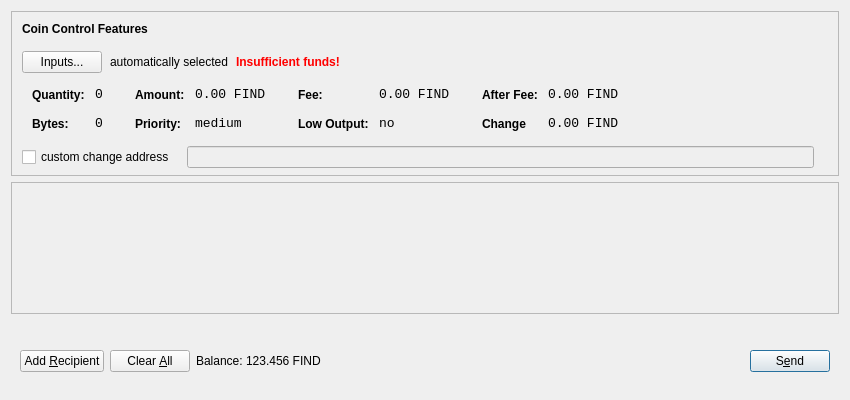
<?xml version="1.0" encoding="UTF-8"?>
<ui version="4.0">
 <class>SendCoinsDialog</class>
 <widget class="QDialog" name="SendCoinsDialog">
  <property name="geometry">
   <rect>
    <x>0</x>
    <y>0</y>
    <width>850</width>
    <height>400</height>
   </rect>
  </property>
  <property name="windowTitle">
   <string>Send Coins</string>
  </property>
  <layout class="QVBoxLayout" name="verticalLayout" stretch="0,1,0">
   <property name="bottomMargin">
    <number>8</number>
   </property>
   <item>
    <widget class="QFrame" name="frameCoinControl">
     <property name="sizePolicy">
      <sizepolicy hsizetype="Expanding" vsizetype="Expanding">
       <horstretch>0</horstretch>
       <verstretch>0</verstretch>
      </sizepolicy>
     </property>
     <property name="maximumSize">
      <size>
       <width>16777215</width>
       <height>16777215</height>
      </size>
     </property>
     <property name="frameShape">
      <enum>QFrame::StyledPanel</enum>
     </property>
     <property name="frameShadow">
      <enum>QFrame::Sunken</enum>
     </property>
     <layout class="QVBoxLayout" name="verticalLayoutCoinControl2">
      <property name="spacing">
       <number>6</number>
      </property>
      <property name="leftMargin">
       <number>0</number>
      </property>
      <property name="topMargin">
       <number>0</number>
      </property>
      <property name="rightMargin">
       <number>0</number>
      </property>
      <property name="bottomMargin">
       <number>6</number>
      </property>
      <item>
       <layout class="QVBoxLayout" name="verticalLayoutCoinControl" stretch="0,0,0,0,1">
        <property name="spacing">
         <number>0</number>
        </property>
        <property name="leftMargin">
         <number>10</number>
        </property>
        <property name="topMargin">
         <number>10</number>
        </property>
        <item>
         <layout class="QHBoxLayout" name="horizontalLayoutCoinControl1">
          <property name="bottomMargin">
           <number>15</number>
          </property>
          <item>
           <widget class="QLabel" name="labelCoinControlFeatures">
            <property name="sizePolicy">
             <sizepolicy hsizetype="Preferred" vsizetype="Maximum">
              <horstretch>0</horstretch>
              <verstretch>0</verstretch>
             </sizepolicy>
            </property>
            <property name="font">
             <font>
              <weight>75</weight>
              <bold>true</bold>
             </font>
            </property>
            <property name="styleSheet">
             <string notr="true">font-weight:bold;</string>
            </property>
            <property name="text">
             <string>Coin Control Features</string>
            </property>
           </widget>
          </item>
         </layout>
        </item>
        <item>
         <layout class="QHBoxLayout" name="horizontalLayoutCoinControl2" stretch="0,0,0,0">
          <property name="spacing">
           <number>8</number>
          </property>
          <property name="bottomMargin">
           <number>10</number>
          </property>
          <item>
           <widget class="QPushButton" name="pushButtonCoinControl">
            <property name="styleSheet">
             <string notr="true"/>
            </property>
            <property name="text">
             <string>Inputs...</string>
            </property>
           </widget>
          </item>
          <item>
           <widget class="QLabel" name="labelCoinControlAutomaticallySelected">
            <property name="text">
             <string>automatically selected</string>
            </property>
            <property name="margin">
             <number>5</number>
            </property>
           </widget>
          </item>
          <item>
           <widget class="QLabel" name="labelCoinControlInsuffFunds">
            <property name="font">
             <font>
              <weight>75</weight>
              <bold>true</bold>
             </font>
            </property>
            <property name="styleSheet">
             <string notr="true">color:red;font-weight:bold;</string>
            </property>
            <property name="text">
             <string>Insufficient funds!</string>
            </property>
            <property name="margin">
             <number>5</number>
            </property>
           </widget>
          </item>
          <item>
           <spacer name="horizontalSpacerCoinControl">
            <property name="orientation">
             <enum>Qt::Horizontal</enum>
            </property>
            <property name="sizeHint" stdset="0">
             <size>
              <width>40</width>
              <height>1</height>
             </size>
            </property>
           </spacer>
          </item>
         </layout>
        </item>
        <item>
         <widget class="QWidget" name="widgetCoinControl" native="true">
          <property name="sizePolicy">
           <sizepolicy hsizetype="Preferred" vsizetype="Preferred">
            <horstretch>0</horstretch>
            <verstretch>0</verstretch>
           </sizepolicy>
          </property>
          <property name="minimumSize">
           <size>
            <width>0</width>
            <height>0</height>
           </size>
          </property>
          <property name="styleSheet">
           <string notr="true"/>
          </property>
          <layout class="QHBoxLayout" name="horizontalLayoutCoinControl5">
           <property name="leftMargin">
            <number>0</number>
           </property>
           <property name="topMargin">
            <number>0</number>
           </property>
           <property name="rightMargin">
            <number>0</number>
           </property>
           <property name="bottomMargin">
            <number>0</number>
           </property>
           <item>
            <layout class="QHBoxLayout" name="horizontalLayoutCoinControl3" stretch="0,0,0,1">
             <property name="spacing">
              <number>20</number>
             </property>
             <property name="topMargin">
              <number>0</number>
             </property>
             <property name="bottomMargin">
              <number>10</number>
             </property>
             <item>
              <layout class="QFormLayout" name="formLayoutCoinControl1">
               <property name="horizontalSpacing">
                <number>10</number>
               </property>
               <property name="verticalSpacing">
                <number>14</number>
               </property>
               <property name="leftMargin">
                <number>10</number>
               </property>
               <property name="topMargin">
                <number>4</number>
               </property>
               <property name="rightMargin">
                <number>6</number>
               </property>
               <item row="0" column="0">
                <widget class="QLabel" name="labelCoinControlQuantityText">
                 <property name="styleSheet">
                  <string notr="true">font-weight:bold;</string>
                 </property>
                 <property name="text">
                  <string>Quantity:</string>
                 </property>
                 <property name="margin">
                  <number>0</number>
                 </property>
                </widget>
               </item>
               <item row="0" column="1">
                <widget class="QLabel" name="labelCoinControlQuantity">
                 <property name="font">
                  <font>
                   <family>Monospace</family>
                   <pointsize>10</pointsize>
                  </font>
                 </property>
                 <property name="cursor">
                  <cursorShape>IBeamCursor</cursorShape>
                 </property>
                 <property name="contextMenuPolicy">
                  <enum>Qt::ActionsContextMenu</enum>
                 </property>
                 <property name="text">
                  <string>0</string>
                 </property>
                 <property name="margin">
                  <number>0</number>
                 </property>
                 <property name="textInteractionFlags">
                  <set>Qt::LinksAccessibleByMouse|Qt::TextSelectableByKeyboard|Qt::TextSelectableByMouse</set>
                 </property>
                </widget>
               </item>
               <item row="1" column="0">
                <widget class="QLabel" name="labelCoinControlBytesText">
                 <property name="styleSheet">
                  <string notr="true">font-weight:bold;</string>
                 </property>
                 <property name="text">
                  <string>Bytes:</string>
                 </property>
                </widget>
               </item>
               <item row="1" column="1">
                <widget class="QLabel" name="labelCoinControlBytes">
                 <property name="font">
                  <font>
                   <family>Monospace</family>
                   <pointsize>10</pointsize>
                  </font>
                 </property>
                 <property name="cursor">
                  <cursorShape>IBeamCursor</cursorShape>
                 </property>
                 <property name="contextMenuPolicy">
                  <enum>Qt::ActionsContextMenu</enum>
                 </property>
                 <property name="text">
                  <string>0</string>
                 </property>
                 <property name="textInteractionFlags">
                  <set>Qt::LinksAccessibleByMouse|Qt::TextSelectableByKeyboard|Qt::TextSelectableByMouse</set>
                 </property>
                </widget>
               </item>
              </layout>
             </item>
             <item>
              <layout class="QFormLayout" name="formLayoutCoinControl2">
               <property name="horizontalSpacing">
                <number>10</number>
               </property>
               <property name="verticalSpacing">
                <number>14</number>
               </property>
               <property name="leftMargin">
                <number>6</number>
               </property>
               <property name="topMargin">
                <number>4</number>
               </property>
               <property name="rightMargin">
                <number>6</number>
               </property>
               <item row="0" column="0">
                <widget class="QLabel" name="labelCoinControlAmountText">
                 <property name="styleSheet">
                  <string notr="true">font-weight:bold;</string>
                 </property>
                 <property name="text">
                  <string>Amount:</string>
                 </property>
                 <property name="margin">
                  <number>0</number>
                 </property>
                </widget>
               </item>
               <item row="0" column="1">
                <widget class="QLabel" name="labelCoinControlAmount">
                 <property name="font">
                  <font>
                   <family>Monospace</family>
                   <pointsize>10</pointsize>
                  </font>
                 </property>
                 <property name="cursor">
                  <cursorShape>IBeamCursor</cursorShape>
                 </property>
                 <property name="contextMenuPolicy">
                  <enum>Qt::ActionsContextMenu</enum>
                 </property>
                 <property name="text">
                  <string>0.00 FIND</string>
                 </property>
                 <property name="textInteractionFlags">
                  <set>Qt::LinksAccessibleByMouse|Qt::TextSelectableByKeyboard|Qt::TextSelectableByMouse</set>
                 </property>
                </widget>
               </item>
               <item row="1" column="0">
                <widget class="QLabel" name="labelCoinControlPriorityText">
                 <property name="styleSheet">
                  <string notr="true">font-weight:bold;</string>
                 </property>
                 <property name="text">
                  <string>Priority:</string>
                 </property>
                </widget>
               </item>
               <item row="1" column="1">
                <widget class="QLabel" name="labelCoinControlPriority">
                 <property name="font">
                  <font>
                   <family>Monospace</family>
                   <pointsize>10</pointsize>
                  </font>
                 </property>
                 <property name="cursor">
                  <cursorShape>IBeamCursor</cursorShape>
                 </property>
                 <property name="contextMenuPolicy">
                  <enum>Qt::ActionsContextMenu</enum>
                 </property>
                 <property name="text">
                  <string>medium</string>
                 </property>
                 <property name="textInteractionFlags">
                  <set>Qt::LinksAccessibleByMouse|Qt::TextSelectableByKeyboard|Qt::TextSelectableByMouse</set>
                 </property>
                </widget>
               </item>
              </layout>
             </item>
             <item>
              <layout class="QFormLayout" name="formLayoutCoinControl3">
               <property name="horizontalSpacing">
                <number>10</number>
               </property>
               <property name="verticalSpacing">
                <number>14</number>
               </property>
               <property name="leftMargin">
                <number>6</number>
               </property>
               <property name="topMargin">
                <number>4</number>
               </property>
               <property name="rightMargin">
                <number>6</number>
               </property>
               <item row="0" column="0">
                <widget class="QLabel" name="labelCoinControlFeeText">
                 <property name="styleSheet">
                  <string notr="true">font-weight:bold;</string>
                 </property>
                 <property name="text">
                  <string>Fee:</string>
                 </property>
                 <property name="margin">
                  <number>0</number>
                 </property>
                </widget>
               </item>
               <item row="0" column="1">
                <widget class="QLabel" name="labelCoinControlFee">
                 <property name="font">
                  <font>
                   <family>Monospace</family>
                   <pointsize>10</pointsize>
                  </font>
                 </property>
                 <property name="cursor">
                  <cursorShape>IBeamCursor</cursorShape>
                 </property>
                 <property name="contextMenuPolicy">
                  <enum>Qt::ActionsContextMenu</enum>
                 </property>
                 <property name="text">
                  <string>0.00 FIND</string>
                 </property>
                 <property name="textInteractionFlags">
                  <set>Qt::LinksAccessibleByMouse|Qt::TextSelectableByKeyboard|Qt::TextSelectableByMouse</set>
                 </property>
                </widget>
               </item>
               <item row="1" column="0">
                <widget class="QLabel" name="labelCoinControlLowOutputText">
                 <property name="styleSheet">
                  <string notr="true">font-weight:bold;</string>
                 </property>
                 <property name="text">
                  <string>Low Output:</string>
                 </property>
                </widget>
               </item>
               <item row="1" column="1">
                <widget class="QLabel" name="labelCoinControlLowOutput">
                 <property name="font">
                  <font>
                   <family>Monospace</family>
                   <pointsize>10</pointsize>
                  </font>
                 </property>
                 <property name="cursor">
                  <cursorShape>IBeamCursor</cursorShape>
                 </property>
                 <property name="contextMenuPolicy">
                  <enum>Qt::ActionsContextMenu</enum>
                 </property>
                 <property name="text">
                  <string>no</string>
                 </property>
                 <property name="textInteractionFlags">
                  <set>Qt::LinksAccessibleByMouse|Qt::TextSelectableByKeyboard|Qt::TextSelectableByMouse</set>
                 </property>
                </widget>
               </item>
              </layout>
             </item>
             <item>
              <layout class="QFormLayout" name="formLayoutCoinControl4">
               <property name="horizontalSpacing">
                <number>10</number>
               </property>
               <property name="verticalSpacing">
                <number>14</number>
               </property>
               <property name="leftMargin">
                <number>6</number>
               </property>
               <property name="topMargin">
                <number>4</number>
               </property>
               <property name="rightMargin">
                <number>6</number>
               </property>
               <item row="0" column="0">
                <widget class="QLabel" name="labelCoinControlAfterFeeText">
                 <property name="styleSheet">
                  <string notr="true">font-weight:bold;</string>
                 </property>
                 <property name="text">
                  <string>After Fee:</string>
                 </property>
                 <property name="margin">
                  <number>0</number>
                 </property>
                </widget>
               </item>
               <item row="0" column="1">
                <widget class="QLabel" name="labelCoinControlAfterFee">
                 <property name="font">
                  <font>
                   <family>Monospace</family>
                   <pointsize>10</pointsize>
                  </font>
                 </property>
                 <property name="cursor">
                  <cursorShape>IBeamCursor</cursorShape>
                 </property>
                 <property name="contextMenuPolicy">
                  <enum>Qt::ActionsContextMenu</enum>
                 </property>
                 <property name="text">
                  <string>0.00 FIND</string>
                 </property>
                 <property name="textInteractionFlags">
                  <set>Qt::LinksAccessibleByMouse|Qt::TextSelectableByKeyboard|Qt::TextSelectableByMouse</set>
                 </property>
                </widget>
               </item>
               <item row="1" column="0">
                <widget class="QLabel" name="labelCoinControlChangeText">
                 <property name="styleSheet">
                  <string notr="true">font-weight:bold;</string>
                 </property>
                 <property name="text">
                  <string>Change</string>
                 </property>
                </widget>
               </item>
               <item row="1" column="1">
                <widget class="QLabel" name="labelCoinControlChange">
                 <property name="font">
                  <font>
                   <family>Monospace</family>
                   <pointsize>10</pointsize>
                  </font>
                 </property>
                 <property name="cursor">
                  <cursorShape>IBeamCursor</cursorShape>
                 </property>
                 <property name="contextMenuPolicy">
                  <enum>Qt::ActionsContextMenu</enum>
                 </property>
                 <property name="text">
                  <string>0.00 FIND</string>
                 </property>
                 <property name="textInteractionFlags">
                  <set>Qt::LinksAccessibleByMouse|Qt::TextSelectableByKeyboard|Qt::TextSelectableByMouse</set>
                 </property>
                </widget>
               </item>
              </layout>
             </item>
            </layout>
           </item>
          </layout>
         </widget>
        </item>
        <item>
         <layout class="QHBoxLayout" name="horizontalLayoutCoinControl4" stretch="0,0,0">
          <property name="spacing">
           <number>12</number>
          </property>
          <property name="sizeConstraint">
           <enum>QLayout::SetDefaultConstraint</enum>
          </property>
          <property name="topMargin">
           <number>5</number>
          </property>
          <property name="rightMargin">
           <number>5</number>
          </property>
          <item>
           <widget class="QCheckBox" name="checkBoxCoinControlChange">
            <property name="text">
             <string>custom change address</string>
            </property>
           </widget>
          </item>
          <item>
           <widget class="QLineEdit" name="lineEditCoinControlChange">
            <property name="enabled">
             <bool>false</bool>
            </property>
            <property name="sizePolicy">
             <sizepolicy hsizetype="Expanding" vsizetype="Fixed">
              <horstretch>0</horstretch>
              <verstretch>0</verstretch>
             </sizepolicy>
            </property>
           </widget>
          </item>
          <item>
           <widget class="QLabel" name="labelCoinControlChangeLabel">
            <property name="sizePolicy">
             <sizepolicy hsizetype="Preferred" vsizetype="Expanding">
              <horstretch>0</horstretch>
              <verstretch>0</verstretch>
             </sizepolicy>
            </property>
            <property name="minimumSize">
             <size>
              <width>0</width>
              <height>0</height>
             </size>
            </property>
            <property name="text">
             <string/>
            </property>
            <property name="margin">
             <number>3</number>
            </property>
           </widget>
          </item>
         </layout>
        </item>
        <item>
         <spacer name="verticalSpacerCoinControl">
          <property name="orientation">
           <enum>Qt::Vertical</enum>
          </property>
          <property name="sizeHint" stdset="0">
           <size>
            <width>800</width>
            <height>1</height>
           </size>
          </property>
         </spacer>
        </item>
       </layout>
      </item>
     </layout>
    </widget>
   </item>
   <item>
    <widget class="QScrollArea" name="scrollArea">
     <property name="widgetResizable">
      <bool>true</bool>
     </property>
     <widget class="QWidget" name="scrollAreaWidgetContents">
      <property name="geometry">
       <rect>
        <x>0</x>
        <y>0</y>
        <width>830</width>
        <height>104</height>
       </rect>
      </property>
      <layout class="QVBoxLayout" name="verticalLayout_2">
       <property name="leftMargin">
        <number>0</number>
       </property>
       <property name="topMargin">
        <number>0</number>
       </property>
       <property name="rightMargin">
        <number>0</number>
       </property>
       <property name="bottomMargin">
        <number>0</number>
       </property>
       <item>
        <layout class="QVBoxLayout" name="entries">
         <property name="spacing">
          <number>6</number>
         </property>
        </layout>
       </item>
       <item>
        <spacer name="verticalSpacer">
         <property name="orientation">
          <enum>Qt::Vertical</enum>
         </property>
         <property name="sizeHint" stdset="0">
          <size>
           <width>20</width>
           <height>40</height>
          </size>
         </property>
        </spacer>
       </item>
      </layout>
     </widget>
    </widget>
   </item>
   <item>
    <widget class="QWidget" name="buttonBar" native="true">
     <layout class="QHBoxLayout" name="horizontalLayout">
      <property name="leftMargin">
       <number>9</number>
      </property>
      <property name="topMargin">
       <number>30</number>
      </property>
      <property name="rightMargin">
       <number>9</number>
      </property>
      <property name="bottomMargin">
       <number>20</number>
      </property>
      <item>
       <widget class="QPushButton" name="addButton">
        <property name="maximumSize">
         <size>
          <width>136</width>
          <height>36</height>
         </size>
        </property>
        <property name="toolTip">
         <string>Send to multiple recipients at once</string>
        </property>
        <property name="text">
         <string>Add &amp;Recipient</string>
        </property>
        <property name="autoDefault">
         <bool>false</bool>
        </property>
       </widget>
      </item>
      <item>
       <widget class="QPushButton" name="clearButton">
        <property name="sizePolicy">
         <sizepolicy hsizetype="Minimum" vsizetype="Fixed">
          <horstretch>0</horstretch>
          <verstretch>0</verstretch>
         </sizepolicy>
        </property>
        <property name="maximumSize">
         <size>
          <width>100</width>
          <height>36</height>
         </size>
        </property>
        <property name="toolTip">
         <string>Remove all transaction fields</string>
        </property>
        <property name="text">
         <string>Clear &amp;All</string>
        </property>
        <property name="autoRepeatDelay">
         <number>300</number>
        </property>
        <property name="autoDefault">
         <bool>false</bool>
        </property>
       </widget>
      </item>
      <item>
       <layout class="QHBoxLayout" name="horizontalLayout_2">
        <property name="spacing">
         <number>3</number>
        </property>
        <item>
         <widget class="QLabel" name="label">
          <property name="sizePolicy">
           <sizepolicy hsizetype="Preferred" vsizetype="Fixed">
            <horstretch>0</horstretch>
            <verstretch>0</verstretch>
           </sizepolicy>
          </property>
          <property name="text">
           <string>Balance:</string>
          </property>
         </widget>
        </item>
        <item>
         <widget class="QLabel" name="labelBalance">
          <property name="sizePolicy">
           <sizepolicy hsizetype="Preferred" vsizetype="Fixed">
            <horstretch>0</horstretch>
            <verstretch>0</verstretch>
           </sizepolicy>
          </property>
          <property name="cursor">
           <cursorShape>IBeamCursor</cursorShape>
          </property>
          <property name="text">
           <string>123.456 FIND</string>
          </property>
          <property name="textInteractionFlags">
           <set>Qt::LinksAccessibleByMouse|Qt::TextSelectableByKeyboard|Qt::TextSelectableByMouse</set>
          </property>
         </widget>
        </item>
       </layout>
      </item>
      <item>
       <spacer name="horizontalSpacer">
        <property name="orientation">
         <enum>Qt::Horizontal</enum>
        </property>
        <property name="sizeHint" stdset="0">
         <size>
          <width>40</width>
          <height>20</height>
         </size>
        </property>
       </spacer>
      </item>
      <item>
       <widget class="QPushButton" name="sendButton">
        <property name="maximumSize">
         <size>
          <width>96</width>
          <height>36</height>
         </size>
        </property>
        <property name="toolTip">
         <string>Confirm the send action</string>
        </property>
        <property name="text">
         <string>S&amp;end</string>
        </property>
        <property name="default">
         <bool>true</bool>
        </property>
       </widget>
      </item>
     </layout>
    </widget>
   </item>
  </layout>
 </widget>
 <resources/>
 <connections/>
</ui>
